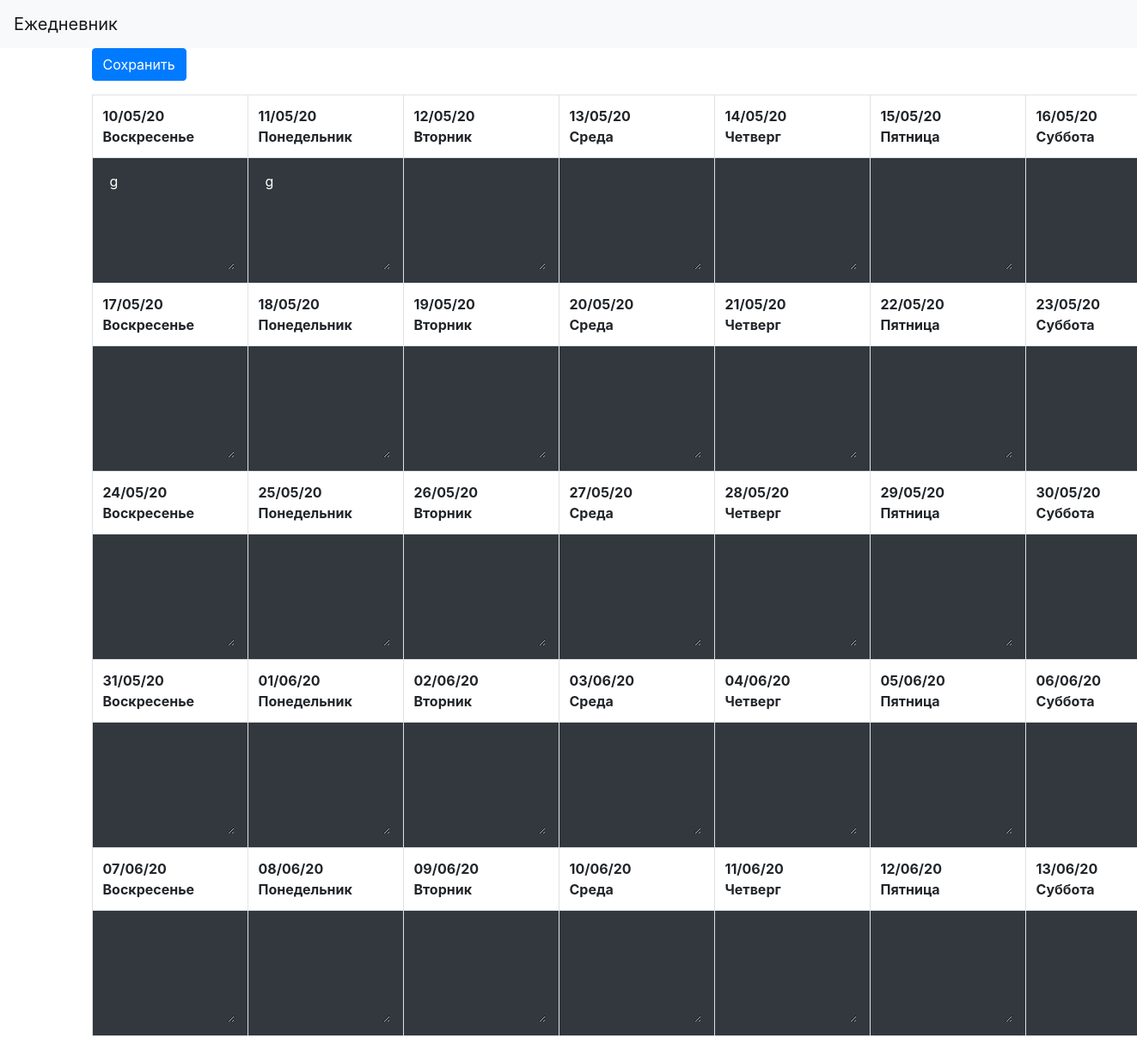
Page /list (signed in) on the committed database.
### data/users.py (models this page shows)
class DaysInfo(SqlAlchemyBase) :
    __tablename__ = 'DaysInfo'
    id = sqlalchemy.Column(sqlalchemy.Integer , primary_key=True)
    text = sqlalchemy.Column(sqlalchemy.String , nullable=True)
    data = sqlalchemy.Column(sqlalchemy.String , nullable=True)
    user_name = sqlalchemy.Column(sqlalchemy.String, ForeignKey('users.name'))
    name_user = orm.relationship("User", back_populates="name_days_info")

### page.py (the view)
@app.route('/list', methods=['GET'])
def list():
    list_weekdays = {"Mon" : 'Понедельник' , "Tue" : 'Вторник' , "Wed" : 'Среда' , "Thu" : 'Четверг' ,
                     "Fri" : 'Пятница' , "Sat" : 'Суббота' , "Sun" : 'Воскресенье'}
    form = TableForm()
    session = db_session.create_session()
    days_info = session.query(DaysInfo).filter(DaysInfo.user_name == user_name).all()
    for i in range(35):
        form.list_days[i].data = days_info[i].text
        data = list_weekdays[calendar.day_abbr[datetime.datetime.strptime(days_info[i].data,
                                                                          "%d/%m/%y").date().weekday()]]
        form.list_dates[i].data = [days_info[i].data, data]
    return render_template('main_page.html', title='To_do', form=form)

### TableForm.py
class TableForm(FlaskForm):
    list_days = FieldList(TextAreaField('название дня'), min_entries=35)
    list_dates = FieldList(HiddenField(''), min_entries=35)
    submit_save = SubmitField('Сохранить')

### data/db_session.py (called while the page is built)
def create_session() -> Session:
    global __factory
    return __factory()

### templates/main_page.html (shortened to what this page needs)
<!doctype html>
<html lang="en">
<head>
    <link rel="stylesheet"
          href="https://stackpath.bootstrapcdn.com/bootstrap/4.4.1/css/bootstrap.min.css"
>
</head>
<body>
<header>
    <nav class="navbar navbar-light bg-light">
        <a class="navbar-brand" href="#">Ежедневник</a>
    </nav>
</header>
<main role="main" class="container">
    <table align="center" class="table table-bordered">
        <form action="save_info" method="POST" class="form-inline my-2 my-lg-0">
            <p>{{ form.submit_save(type="submit", class="btn btn-primary", align="right") }}</p>
            <tr>
                <th>{{ form.list_dates[0].data[0] }}<br>
                    {{ form.list_dates[0].data[1] }}
                </th>
                <th>{{ form.list_dates[1].data[0] }}<br>
                    {{ form.list_dates[1].data[1] }}
                </th>
                <th>{{ form.list_dates[2].data[0] }}<br>
                    {{ form.list_dates[2].data[1] }}
                </th>
                <th>{{ form.list_dates[3].data[0] }}<br>
                    {{ form.list_dates[3].data[1] }}
                </th>
                <th>{{ form.list_dates[4].data[0] }}<br>
                    {{ form.list_dates[4].data[1] }}
                </th>
                <th>{{ form.list_dates[5].data[0] }}<br>
                    {{ form.list_dates[5].data[1] }}
                </th>
                <th>{{ form.list_dates[6].data[0] }}<br>
                    {{ form.list_dates[6].data[1] }}
                </th>
            </tr>
            <tr>
                <td align=center bgcolor=#32383e>{{ form.list_days[0](class="form-control") }}
                </td>
                <td align=center bgcolor=#32383e>{{ form.list_days[1](class="form-control") }}
                </td>
                <td align=center bgcolor=#32383e>{{ form.list_days[2](class="form-control") }}
                </td>
                <td align=center bgcolor=#32383e>{{ form.list_days[3](class="form-control") }}
                </td>
                <td align=center bgcolor=#32383e>{{ form.list_days[4](class="form-control") }}
                </td>
                <td align=center bgcolor=#32383e>{{ form.list_days[5](class="form-control") }}
                </td>
                <td align=center bgcolor=#32383e>{{ form.list_days[6](class="form-control") }}
                </td>
            </tr>
            <tr>
                <th>{{ form.list_dates[7].data[0] }}<br>
                    {{ form.list_dates[7].data[1] }}
                </th>
                <th>{{ form.list_dates[8].data[0] }}<br>
                    {{ form.list_dates[8].data[1] }}
                </th>
                <th>{{ form.list_dates[9].data[0] }}<br>
                    {{ form.list_dates[9].data[1] }}
                </th>
                <th>{{ form.list_dates[10].data[0] }}<br>
                    {{ form.list_dates[10].data[1] }}
                </th>
                <th>{{ form.list_dates[11].data[0] }}<br>
                    {{ form.list_dates[11].data[1] }}
                </th>
                <th>{{ form.list_dates[12].data[0] }}<br>
                    {{ form.list_dates[12].data[1] }}
                </th>
                <th>{{ form.list_dates[13].data[0] }}<br>
                    {{ form.list_dates[13].data[1] }}
                </th>
            </tr>
            <tr>
                <td align=center bgcolor=#32383e>{{ form.list_days[7](class="form-control") }}
                </td>
                <td align=center bgcolor=#32383e>{{ form.list_days[8](class="form-control") }}
                </td>
                <td align=center bgcolor=#32383e>{{ form.list_days[9](class="form-control") }}
                </td>
                <td align=center bgcolor=#32383e>{{ form.list_days[10](class="form-control") }}
                </td>
                <td align=center bgcolor=#32383e>{{ form.list_days[11](class="form-control") }}
                </td>
                <td align=center bgcolor=#32383e>{{ form.list_days[12](class="form-control") }}
                </td>
                <td align=center bgcolor=#32383e>{{ form.list_days[13](class="form-control") }}
                </td>
            </tr>
            <tr>
                <th>{{ form.list_dates[14].data[0] }}<br>
                    {{ form.list_dates[14].data[1] }}
                </th>
                <th>{{ form.list_dates[15].data[0] }}<br>
                    {{ form.list_dates[15].data[1] }}
                </th>
                <th>{{ form.list_dates[16].data[0] }}<br>
                    {{ form.list_dates[16].data[1] }}
                </th>
                <th>{{ form.list_dates[17].data[0] }}<br>
                    {{ form.list_dates[17].data[1] }}
                </th>
                <th>{{ form.list_dates[18].data[0] }}<br>
                    {{ form.list_dates[18].data[1] }}
                </th>
                <th>{{ form.list_dates[19].data[0] }}<br>
                    {{ form.list_dates[19].data[1] }}
                </th>
                <th>{{ form.list_dates[20].data[0] }}<br>
                    {{ form.list_dates[20].data[1] }}
                </th>
            </tr>
            <tr>
                <td align=center bgcolor=#32383e>{{ form.list_days[14](class="form-control") }}
                </td>
                <td align=center bgcolor=#32383e>{{ form.list_days[15](class="form-control") }}
                </td>
                <td align=center bgcolor=#32383e>{{ form.list_days[16](class="form-control") }}
                </td>
                <td align=center bgcolor=#32383e>{{ form.list_days[17](class="form-control") }}
                </td>
                <td align=center bgcolor=#32383e>{{ form.list_days[18](class="form-control") }}
                </td>
                <td align=center bgcolor=#32383e>{{ form.list_days[19](class="form-control") }}
                </td>
                <td align=center bgcolor=#32383e>{{ form.list_days[20](class="form-control") }}
                </td>
            </tr>
            <tr>
                <th>{{ form.list_dates[21].data[0] }}<br>
                    {{ form.list_dates[21].data[1] }}
                </th>
                <th>{{ form.list_dates[22].data[0] }}<br>
                    {{ form.list_dates[22].data[1] }}
                </th>
                <th>{{ form.list_dates[23].data[0] }}<br>
                    {{ form.list_dates[23].data[1] }}
                </th>
                <th>{{ form.list_dates[24].data[0] }}<br>
                    {{ form.list_dates[24].data[1] }}
                </th>
                <th>{{ form.list_dates[25].data[0] }}<br>
                    {{ form.list_dates[25].data[1] }}
                </th>
                <th>{{ form.list_dates[26].data[0] }}<br>
                    {{ form.list_dates[26].data[1] }}
                </th>
                <th>{{ form.list_dates[27].data[0] }}<br>
                    {{ form.list_dates[27].data[1] }}
                </th>
            </tr>
            <tr>
                <td align=center bgcolor=#32383e>{{ form.list_days[21](class="form-control") }}
                </td>
                <td align=center bgcolor=#32383e>{{ form.list_days[22](class="form-control") }}
                </td>
                <td align=center bgcolor=#32383e>{{ form.list_days[23](class="form-control") }}
                </td>
                <td align=center bgcolor=#32383e>{{ form.list_days[24](class="form-control") }}
                </td>
                <td align=center bgcolor=#32383e>{{ form.list_days[25](class="form-control") }}
                </td>
                <td align=center bgcolor=#32383e>{{ form.list_days[26](class="form-control") }}
                </td>
                <td align=center bgcolor=#32383e>{{ form.list_days[27](class="form-control") }}
                </td>
            </tr>
            <tr>
                <th>{{ form.list_dates[28].data[0] }}<br>
                    {{ form.list_dates[28].data[1] }}
                </th>
                <th>{{ form.list_dates[29].data[0] }}<br>
                    {{ form.list_dates[29].data[1] }}
                </th>
                <th>{{ form.list_dates[30].data[0] }}<br>
                    {{ form.list_dates[30].data[1] }}
                </th>
                <th>{{ form.list_dates[31].data[0] }}<br>
                    {{ form.list_dates[31].data[1] }}
                </th>
                <th>{{ form.list_dates[32].data[0] }}<br>
                    {{ form.list_dates[32].data[1] }}
                </th>
                <th>{{ form.list_dates[33].data[0] }}<br>
                    {{ form.list_dates[33].data[1] }}
                </th>
                <th>{{ form.list_dates[34].data[0] }}<br>
                    {{ form.list_dates[34].data[1] }}
                </th>
            </tr>
            <tr>
                <td align=center bgcolor=#32383e>{{ form.list_days[28](class="form-control") }}
                </td>
                <td align=center bgcolor=#32383e>{{ form.list_days[29](class="form-control") }}
                </td>
                <td align=center bgcolor=#32383e>{{ form.list_days[30](class="form-control") }}
                </td>
                <td align=center bgcolor=#32383e>{{ form.list_days[31](class="form-control") }}
                </td>
                <td align=center bgcolor=#32383e>{{ form.list_days[32](class="form-control") }}
                </td>
                <td align=center bgcolor=#32383e>{{ form.list_days[33](class="form-control") }}
                </td>
                <td align=center bgcolor=#32383e>{{ form.list_days[34](class="form-control") }}
                </td>
            </tr>
        </form>
    </table>
</main>
</body>
</html>

### templates/main_page.html (style rules this page uses)
textarea.form-control { border: none; background: transparent; margin: 3px; width: 150px; padding: 0px 0 5px 5px; height: 115px; color: #fff; }

### rows in the picture
DaysInfo: data "10/05/20"
DaysInfo: data "11/05/20"
DaysInfo: data "12/05/20"
DaysInfo: data "13/05/20"
DaysInfo: data "14/05/20"
DaysInfo: data "15/05/20"
DaysInfo: data "16/05/20"
DaysInfo: data "17/05/20"
DaysInfo: data "18/05/20"
DaysInfo: data "19/05/20"
DaysInfo: data "20/05/20"
DaysInfo: data "21/05/20"
DaysInfo: data "22/05/20"
DaysInfo: data "23/05/20"
DaysInfo: data "24/05/20"
DaysInfo: data "25/05/20"
DaysInfo: data "26/05/20"
DaysInfo: data "27/05/20"
DaysInfo: data "28/05/20"
DaysInfo: data "29/05/20"
DaysInfo: data "30/05/20"
DaysInfo: data "31/05/20"
DaysInfo: data "01/06/20"
DaysInfo: data "02/06/20"
DaysInfo: data "03/06/20"
DaysInfo: data "04/06/20"
DaysInfo: data "05/06/20"
DaysInfo: data "06/06/20"
DaysInfo: data "07/06/20"
DaysInfo: data "08/06/20"
DaysInfo: data "09/06/20"
DaysInfo: data "10/06/20"
DaysInfo: data "11/06/20"
DaysInfo: data "12/06/20"
DaysInfo: data "13/06/20"
